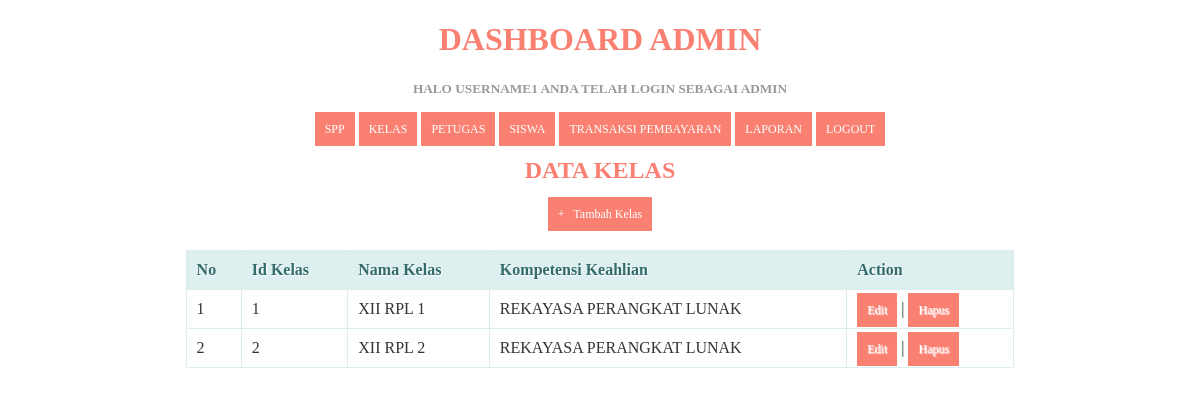
Page /kelas.php (signed in) on the committed database.
### tables this page shows
CREATE TABLE `tb_kelas` (
  `id_kelas` int(11) NOT NULL,
  `nama_kelas` varchar(10) NOT NULL,
  `kompetensi_keahlian` varchar(50) NOT NULL
);

### kelas.php (the view, shortened to what this page needs)
<!DOCTYPE html>
<html>
  <head>
  </head>
<body>
	<?php
  include ('header.php');
?>
    <center><h2>Data Kelas</h2><center>
    <center><a href="tambah_kelas.php">+ &nbsp; Tambah Kelas</a><center>
    <br/>
    <table>
      <thead>
        <tr>
          <th>No</th>
          <th>Id Kelas</th>
          <th>Nama Kelas</th>
          <th>Kompetensi Keahlian</th>
          <th>Action</th>
        </tr>
    </thead>
    <tbody>
      <?php
      $query = "SELECT * FROM tb_kelas ORDER BY id_kelas ASC";
      $result = mysqli_query($koneksi, $query);
      $no = 1;
      while($row = mysqli_fetch_assoc($result))
      {
      ?>
       <tr>
          <td><?php echo $no; ?></td>
          <td><?php echo $row['id_kelas'] ?></td>
          <td><?php echo $row['nama_kelas'] ?></td>
          <td><?php echo $row['kompetensi_keahlian'] ?></td>
          <td>
              <a href="edit_kelas.php?id=<?php echo $row['id_kelas']; ?>">Edit</a> |
              <a href="proses_hapuskelas.php?id=<?php echo $row['id_kelas']; ?>" onClick="return confirm('Anda yakin akan menghapus data ini?')">Hapus</a>
          </td>
      </tr>
      <?php
        $no++;
      }
      ?>
    </tbody>
    </table>
</body>
</html>

### kelas.php (style rules this page uses)
* { font-family: "Trebuchet MS"; }
h2 { text-transform: uppercase; color: salmon; }
table { border: solid 1px #DDEEEE; border-collapse: collapse; border-spacing: 0; width: 70%; margin: 10px auto 10px auto; }
table thead th { background-color: #DDEFEF; border: solid 1px #DDEEEE; color: #336B6B; padding: 10px; text-align: left; text-shadow: 1px 1px 1px #fff; text-decoration: none; }
table tbody td { border: solid 1px #DDEEEE; color: #333; padding: 10px; text-shadow: 1px 1px 1px #fff; }
a { background-color: salmon; color: #fff; padding: 10px; text-decoration: none; font-size: 12px; }

### header.php (style rules this page uses)
* { font-family: "Trebuchet MS"; }
table { border: solid 1px #DDEEEE; border-collapse: collapse; border-spacing: 0; width: 70%; margin: 10px auto 10px auto; }
table thead th { background-color: #DDEFEF; border: solid 1px #DDEEEE; color: #336B6B; padding: 10px; text-align: left; text-shadow: 1px 1px 1px #fff; text-decoration: none; }
table tbody td { border: solid 1px #DDEEEE; color: #333; padding: 10px; text-shadow: 1px 1px 1px #fff; }
a { background-color: salmon; color: #fff; padding: 10px; text-decoration: none; font-size: 12px; }

### rows in the picture
tb_kelas: id_kelas "1", nama_kelas "XII RPL 1", kompetensi_keahlian "REKAYASA PERANGKAT LUNAK"
tb_kelas: id_kelas "2", nama_kelas "XII RPL 2", kompetensi_keahlian "REKAYASA PERANGKAT LUNAK"

### other values in the picture
$_SESSION['username'] "USERNAME1"
$_SESSION['level'] "ADMIN"
